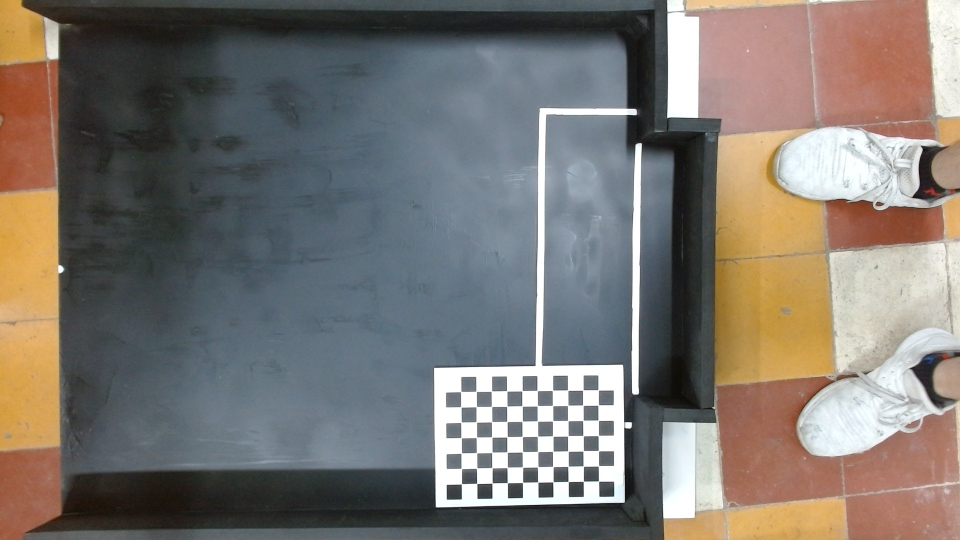
#> input picture cv_workspace/camera_calib/pic_1.jpg, 1920 x 1080 px (shown at 1/2 size); its folder holds only this picture in this run
$ python test.py
#> lines starting #> are read from the running program, lines starting #| are printed output that depends on the picture; long printed decimals are rounded
import numpy as np
import cv2
import glob
# termination criteria
criteria = (cv2.TERM_CRITERIA_EPS + cv2.TERM_CRITERIA_MAX_ITER, 30, 0.001)
# prepare object points, like (0,0,0), (1,0,0), (2,0,0) ....,(6,5,0)
objp = np.zeros((7*10,3), np.float32)
objp[:,:2] = np.mgrid[0:10,0:7].T.reshape(-1,2)
# Arrays to store object points and image points from all the images.
objpoints = [] # 3d point in real world space
imgpoints = [] # 2d points in image plane.
images = glob.glob('D:\BK-DOCS\Luan Van\lv_workspace\camera_calib\*.jpg')

#resized
scale_percent = 60 # percent of original size

for fname in images:
    print(fname)
    img = cv2.imread(fname)
#> img is the input picture: shape (1080, 1920, 3); mean B, G, R 112.1, 117.7, 123.4
    width = int(img.shape[1] * scale_percent / 100)
#> width = 1152
    height = int(img.shape[0] * scale_percent / 100)
#> height = 648
    dim = (width, height)
#> dim = (1152, 648)

# resize image
    img=cv2.resize(img, dim, interpolation = cv2.INTER_AREA)
#> img: shape (648, 1152, 3)
    gray = cv2.cvtColor(img, cv2.COLOR_BGR2GRAY)
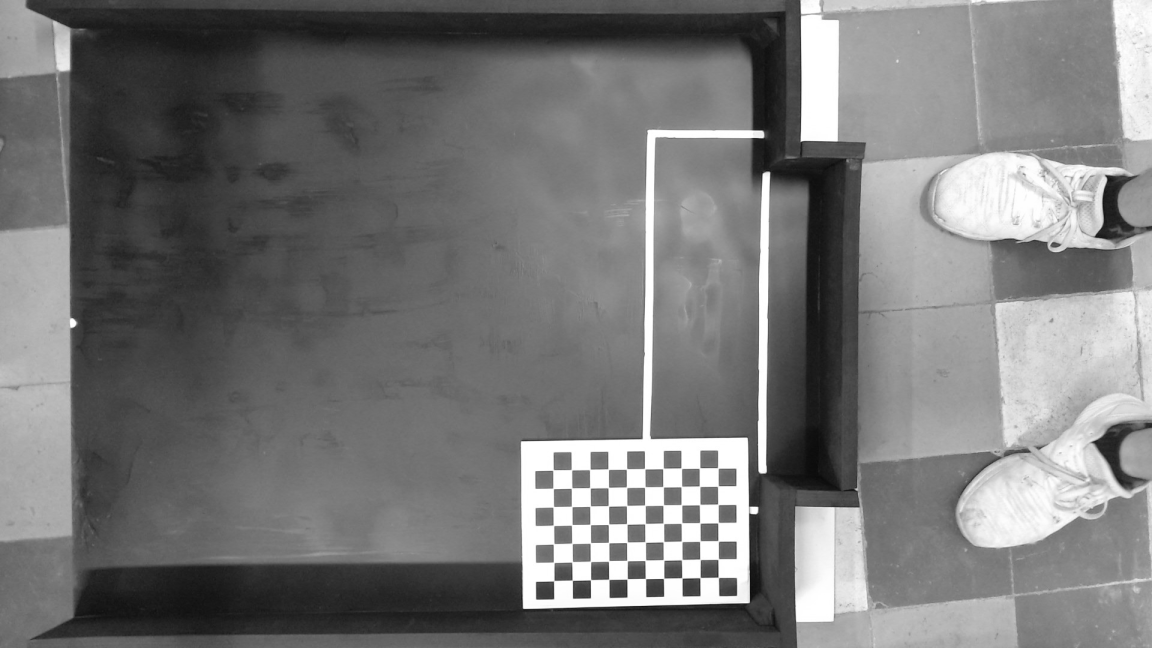
#> gray: shape (648, 1152); min 11, max 255, mean 118.8

    # Find the chess board corners
    ret, corners = cv2.findChessboardCorners(gray, (10,7), None)
#> ret = True; corners = 70 rows, first 8: [718.3, 577.4], [700, 577.6], [681.9, 577.9], [663.6, 578.4], [645.4, 578.6], [627, 579], [608.7, 579.3], [590.5, 579.7]
    # If found, add object points, image points (after refining them)
    if ret == True:
        objpoints.append(objp)
        corners2 = cv2.cornerSubPix(gray,corners, (11,11), (-1,-1), criteria)
#> corners2 = 70 rows, first 8: [718.3, 577.4], [700, 577.6], [681.9, 577.9], [663.6, 578.3], [645.5, 578.5], [627.1, 578.9], [608.8, 579.4], [590.5, 579.7]
        imgpoints.append(corners)
        # Draw and display the corners
        cv2.drawChessboardCorners(img, (10,7), corners2, ret)
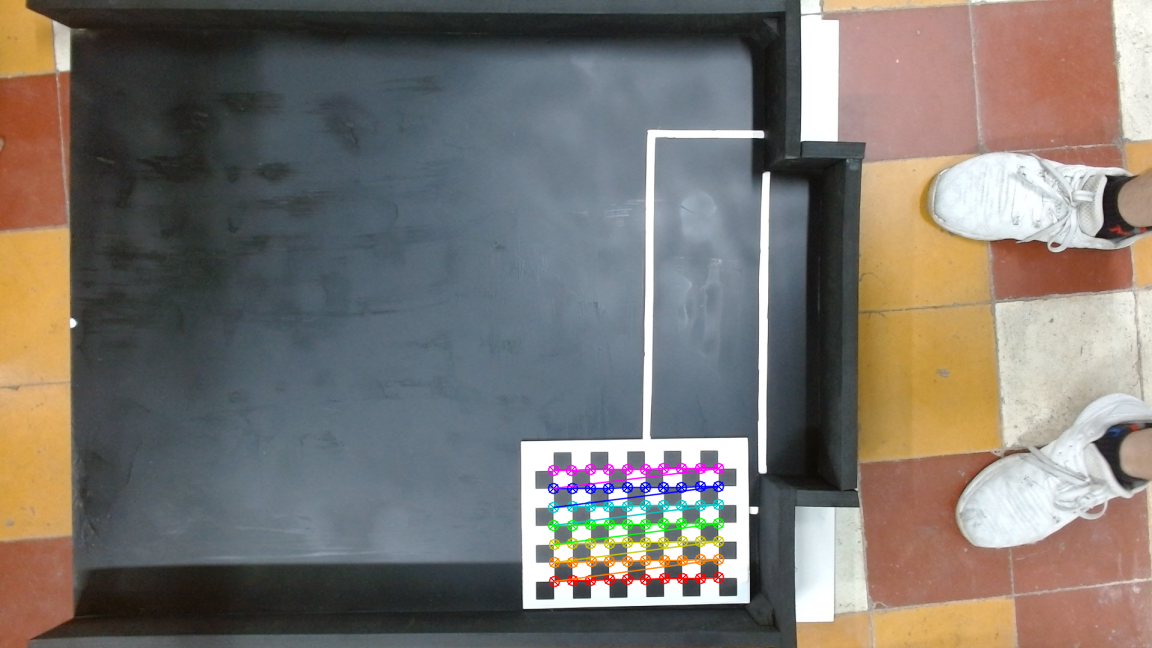
#> img: shape (648, 1152, 3); mean B, G, R 111.4, 117, 122.9
        cv2.imshow('img', img)
        cv2.waitKey(500)
cv2.destroyAllWindows()
#Camera callib

ret, mtx, dist, rvecs, tvecs = cv2.calibrateCamera(objpoints, imgpoints,gray.shape[::-1], None, None)
#> ret = 0.0837; mtx = [[667.6, 0, 564.9], [0, 668, 389.8], [0, 0, 1]]; dist = [[0.222, -1.02, -0.00239, -0.000815, 2.82]]; rvecs = ([-0.0879, -0.0749, 3.13],); tvecs = ([8.38, 10.25, 37.06],)
print('camera matrix: ',mtx)
#| camera matrix:  [[667.641   0.         564.909]
#|  [  0.         668.008 389.796 ]
#|  [  0.           0.           1.        ]]

img = cv2.imread('D:\BK-DOCS\Luan Van\lv_workspace\empty_field\pic_2.jpg')
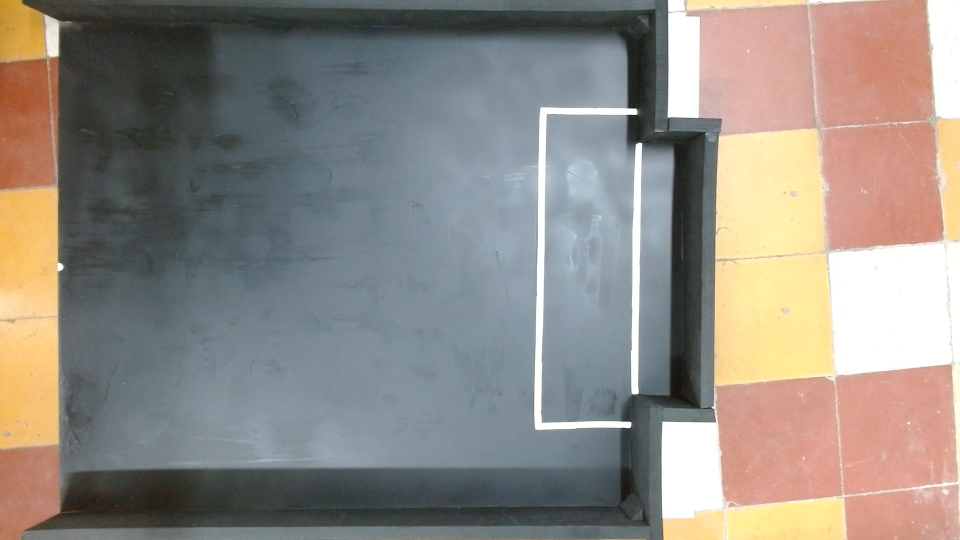
#> input picture cv_workspace/empty_field/pic_2.jpg, 1920 x 1080 px, found by its file name (shown at 1/2 size)
#> img is the input picture: shape (1080, 1920, 3); mean B, G, R 132.3, 139.3, 145.3
h,  w = img.shape[:2]
#> h = 1080; w = 1920
newcameramtx, roi = cv2.getOptimalNewCameraMatrix(mtx, dist, (w,h), 1, (w,h))
#> newcameramtx = [[1928.3, 0, 1104.2], [0, 1260.3, 692.6], [0, 0, 1]]; roi = (987, 689, 128, 7)

# undistort
mapx, mapy = cv2.initUndistortRectifyMap(mtx, dist, None, newcameramtx, (w,h), 5)
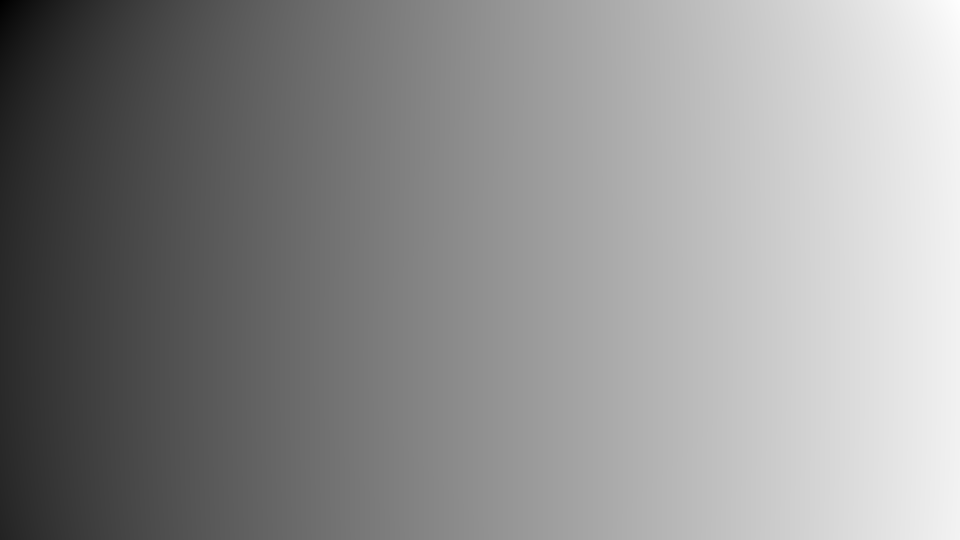
#> mapx: shape (1080, 1920) float32 (shown at 1/2 size); min 12.52, max 899.3, mean 510.6; drawn with min black and max white
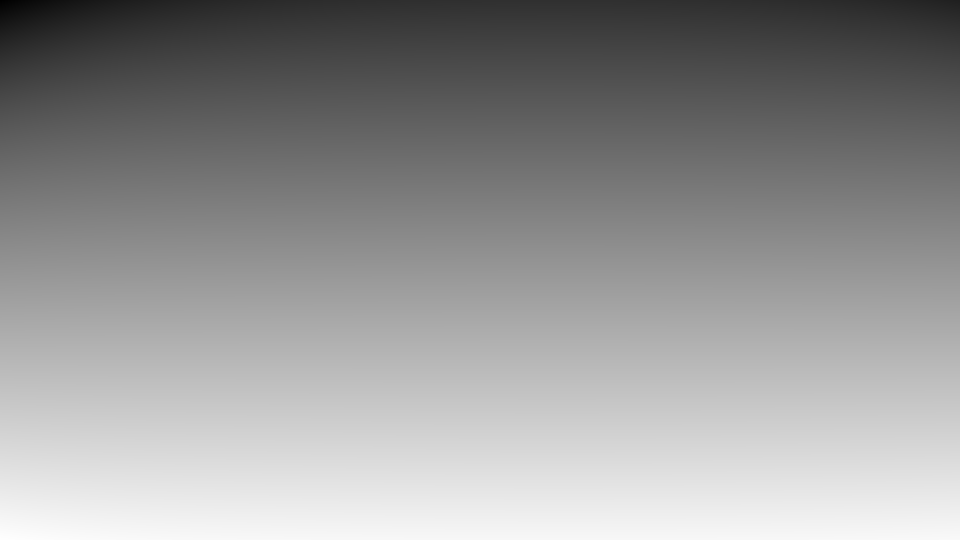
#> mapy: shape (1080, 1920) float32 (shown at 1/2 size); min -141.3, max 619.3, mean 303; drawn with min black and max white
dst = cv2.remap(img, mapx, mapy, cv2.INTER_LINEAR)
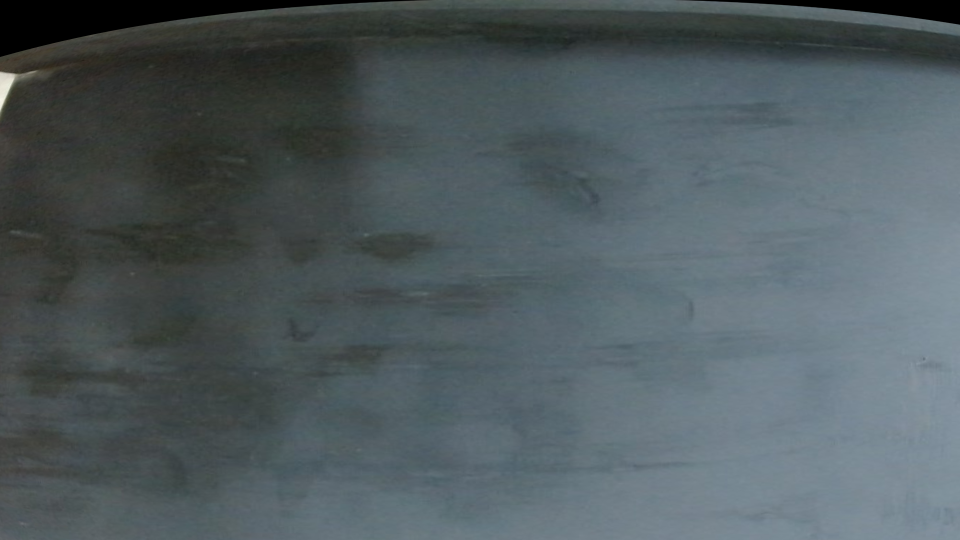
#> dst: shape (1080, 1920, 3) (shown at 1/2 size); mean B, G, R 95, 91.2, 80.2
# crop the image
x, y, w, h = roi
#> x = 987; y = 689; w = 128; h = 7
dst = dst[y:y+h, x:x+w]
cv2.imwrite('D:\BK-DOCS\Luan Van\lv_workspace\camera_calib\calib_result.png', dst)
cv2.imwrite('D:\BK-DOCS\Luan Van\lv_workspace\empty_field\calib_result.png', dst)
dst=cv2.resize(img, dim, interpolation = cv2.INTER_AREA)
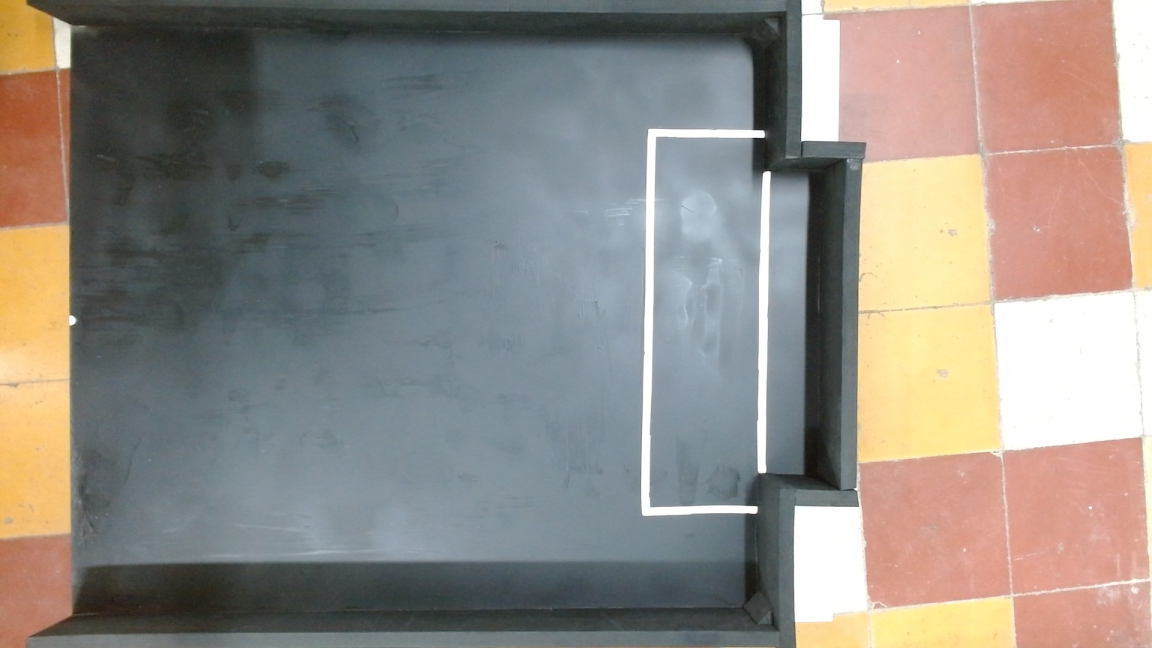
#> dst: shape (648, 1152, 3); mean B, G, R 132.3, 139.3, 145.3

cv2.imshow("result image", dst)
cv2.waitKey(0)
cv2.destroyAllWindows()
